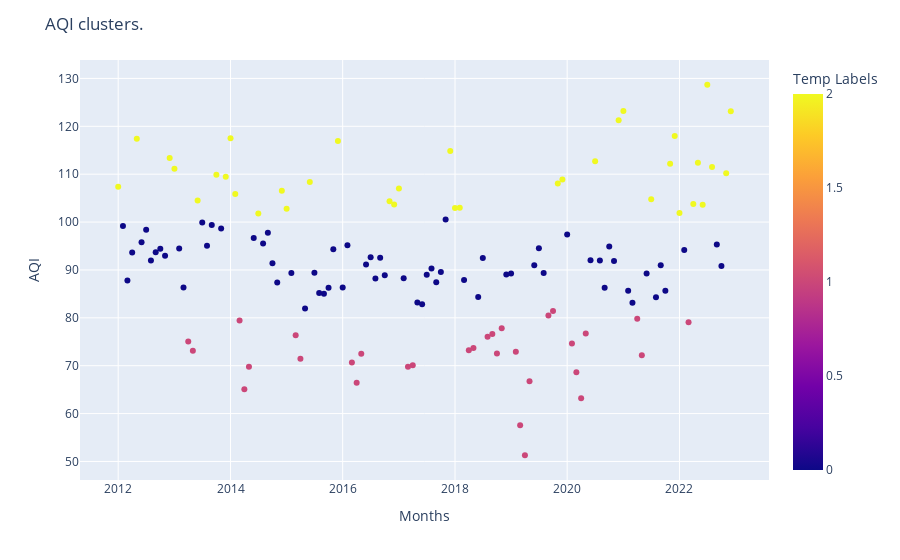

Notebook code cell kept with this figure:
### Code cell
km = KMeans(3)
km.fit(df3['AQI'].to_numpy().reshape(-1,1))
df3.loc[:,'Temp Labels'] = km.labels_
fig = px.scatter(df3, 'Datetime', 'AQI', color='Temp Labels')
fig.update_layout(title = "AQI clusters.",
                 xaxis_title="Months", yaxis_title="AQI")
fig.show()

### Figure 1 — Plotly figure (JSON) as saved in the notebook; plotly's stock layout.template omitted (floating-point values rounded to 4 significant figures; data arrays with more than 128 entries replaced by an {"elided": "..."} marker saying what was removed)
{"data": [{"hovertemplate": "Datetime=%{x}<br>AQI=%{y}<br>Temp Labels=%{marker.color}<extra></extra>", "legendgroup": "", "marker": {"color": {"elided": "132 int values"}, "coloraxis": "coloraxis", "symbol": "circle"}, "mode": "markers", "name": "", "orientation": "v", "showlegend": false, "type": "scatter", "x": {"elided": "132 str values"}, "xaxis": "x", "y": {"elided": "132 float values"}, "yaxis": "y"}], "layout": {"autosize": true, "coloraxis": {"colorbar": {"title": {"text": "Temp Labels"}}, "colorscale": [[0, "#0d0887"], [0.1111, "#46039f"], [0.2222, "#7201a8"], [0.3333, "#9c179e"], [0.4444, "#bd3786"], [0.5556, "#d8576b"], [0.6667, "#ed7953"], [0.7778, "#fb9f3a"], [0.8889, "#fdca26"], [1, "#f0f921"]]}, "legend": {"tracegroupgap": 0}, "margin": {"t": 60}, "title": {"text": "AQI clusters."}, "xaxis": {"anchor": "y", "autorange": true, "domain": [0, 1], "range": ["2011-04-27 12:01:24.2516", "2023-08-06 11:58:35.7484"], "title": {"text": "Months"}, "type": "date"}, "yaxis": {"anchor": "x", "autorange": true, "domain": [0, 1], "range": [45.31, 134.7], "title": {"text": "AQI"}, "type": "linear"}}}
